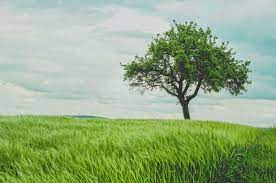
#> input picture Assets/img1.jfif, 276 x 183 px, given in place of the camera
$ jupyter execute objectDetection.ipynb   (text cells are left out)
#> lines starting #> are read from the running program, lines starting #| are printed output that depends on the picture
[cell 1]
import numpy as np
import time
import cv2 as cv #image and video reading writing library
import imutils #resize

[cell 2]
cam=cv.VideoCapture(0)
time.sleep(1)
firstFrame=None
area=500
if not cam.isOpened():
    print("cannot open camera")
    exit()
while True:
    #captured frame by frame
    ret,frame=cam.read()
#> frame is the input picture: shape (183, 276, 3); mean B, G, R 132.3, 172.4, 149.4

    #if frame is read correctly ret is True
    if not ret:
        print("can't receive frame (stream end?). Exiting...")
        break
    text="Normal/No movement Detected" #took this text for printing message while object detection
    frame = cv.resize(frame, (600, 600)) #resizing
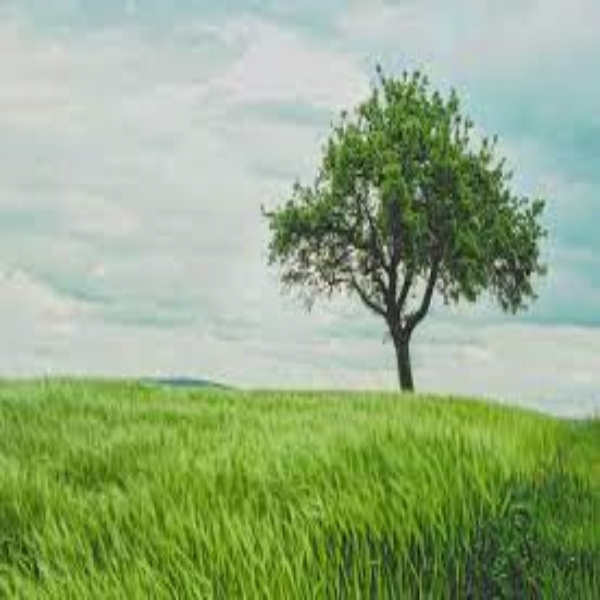
#> frame: shape (600, 600, 3); mean B, G, R 132.2, 172.2, 149.3

    grayFrame=cv.cvtColor(frame,cv.COLOR_BGR2GRAY) #changed colored img to grayscale
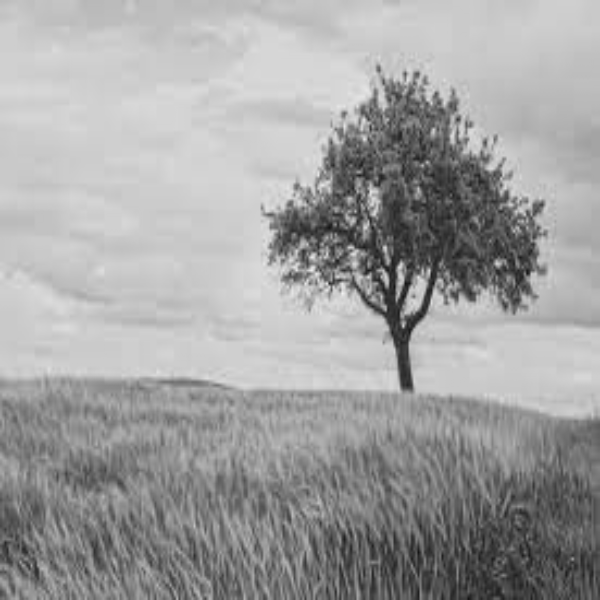
#> grayFrame: shape (600, 600); min 20, max 242, mean 160.8
    gaussianImg=cv.GaussianBlur(grayFrame,(21,21),0) #grayframe is frame img which we are getting through cam and here we are smoothing the img
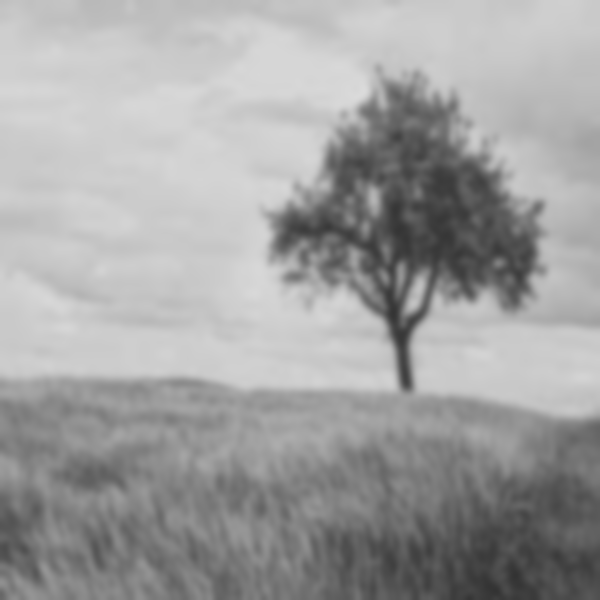
#> gaussianImg: shape (600, 600); min 51, max 219, mean 160.8

    if firstFrame is None:
        firstFrame=gaussianImg #capturing 1st frame on 1st iteration
        continue
    imgDiff=cv.absdiff(firstFrame,gaussianImg) #absolute diff b/w is
    threshImg=cv.threshold(imgDiff,25,255,cv.THRESH_BINARY)[1]
    threshImg=cv.dilate(threshImg,None,iterations=2)

    cnts= cv.findContours(threshImg.copy(),cv.RETR_EXTERNAL,cv.CHAIN_APPROX_SIMPLE)
    cnts=imutils.grab_contours(cnts)
    for c in cnts:
        if cv.contourArea(c) < area:
            continue
        (x,y,w,h)=cv.boundingRect(c)
        cv.rectangle(frame,(x,y),(x+w,y+h),(0,255,0),2)
        text="Moving Object detected"
    print(text)
    cv.putText(frame,text,(10,20), cv.FONT_HERSHEY_SIMPLEX,0.5,(0,0,255),2)
    cv.imshow("camera Feed",frame)
    key=cv.waitKey(1) & 0xFF
    if key==ord("q"):
        break;
cam.release()
cv.destroyAllWindows()

$ run again, on Assets/img2.jpg
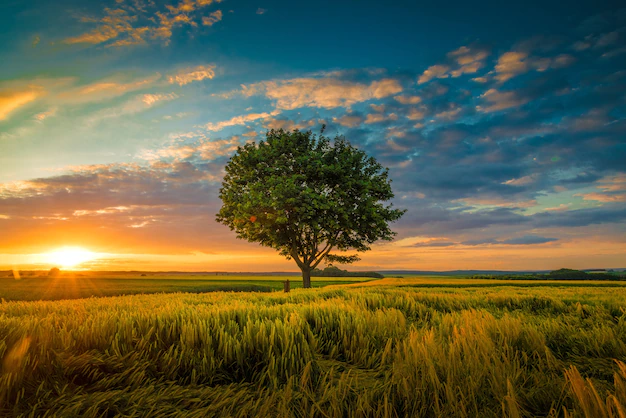
#> input picture Assets/img2.jpg, 626 x 418 px, given in place of the camera
#> frame is the input picture: shape (418, 626, 3); mean B, G, R 66.6, 96.3, 98.2
#> `frame = cv.resize(frame, (600, 600))`:
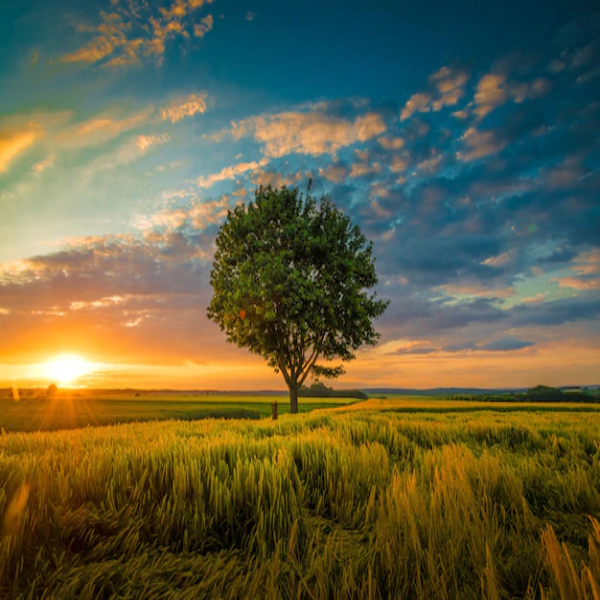
#> frame: shape (600, 600, 3); mean B, G, R 66.5, 96.2, 98.1
#> `gaussianImg=cv.GaussianBlur(grayFrame,(21,21),0)`:
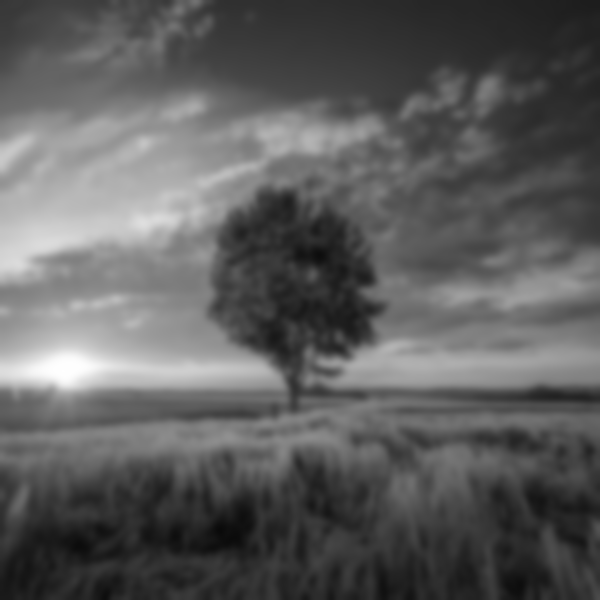
#> gaussianImg: shape (600, 600); min 10, max 255, mean 93.4
